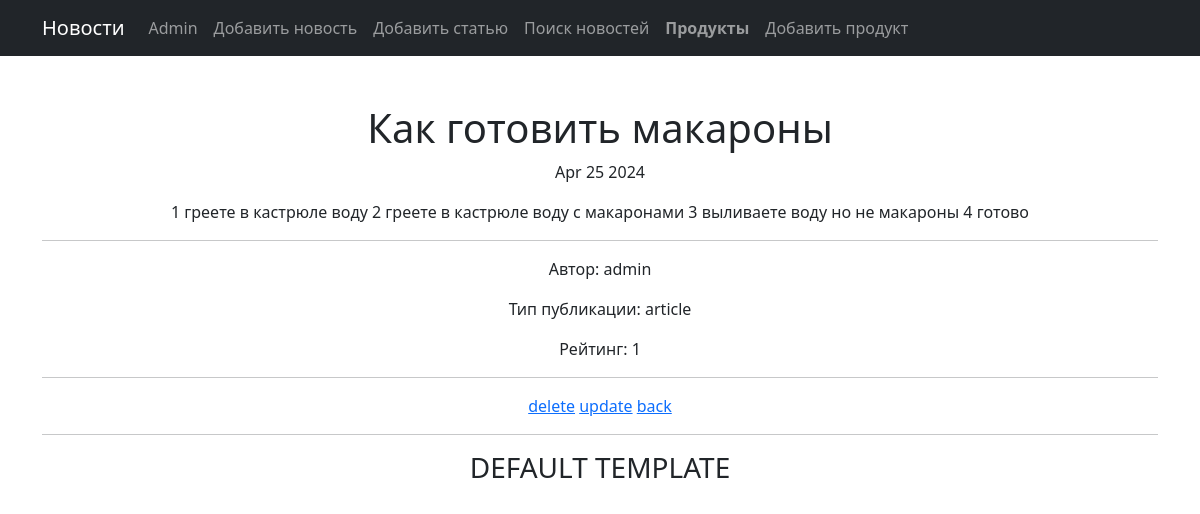
/2, run on the app's committed database.
### news/models.py (models this page shows, shortened)
class Post(models.Model):
    article = 'article'
    news = 'news'
    post_type = [
        (article, 'Статья'),
        (news, 'Новость'),
    ]
    author = models.ForeignKey(Author, on_delete=models.CASCADE)
    type = models.CharField(max_length=255, choices=post_type, default=article)
    date_add = models.DateTimeField(auto_now_add=True)
    category = models.ManyToManyField(Category, through='PostCategory')
    rating = models.IntegerField(default=0)
    title = models.CharField(max_length=255)
    text = models.TextField()

class Author(models.Model):
    user = models.OneToOneField(User, on_delete=models.CASCADE)
    rating = models.IntegerField(default=0)
    def __str__(self):
        return f'{self.user.username}'

### news/views.py (the view)
# urls.py: path('<int:pk>', NewsDetail.as_view()),
class NewsDetail(DetailView):
    model = Post
    template_name = 'post.html'
    context_object_name = 'post'

### news/templatetags/my_filters.py (called while the page is built)
@register.filter(name='censor')
def censor(value):
    if not isinstance(value, str):
        raise TypeError("Входной аргумент должен быть строкой")
    censored_words = ["попа", "жопа", "какашки"]
    regex_pattern = r"\b(" + "|".join(map(re.escape, censored_words)) + r")\b"
    censored_text = re.sub(regex_pattern, lambda match: match.group()[0] + '*' * (len(match.group()) - 1), value)
    return censored_text

### templates/post.html (shortened to what this page needs)
{% extends 'flatpages/default.html' %}
{% load my_filters %}
{% block content %}
<div>
    <h1>{{ post.title|censor }}</h1>
    <p>{{ post.date_add|date:'M d Y' }}</p>
    <p>{{ post.text|censor }}</p>
    <hr>
    <p>Автор: {{ post.author }}</p>
    <p>Тип публикации: {{ post.type }}</p>
    <p>Рейтинг: {{ post.rating }}</p>
</div>
<hr>
<tr>
   <td><a href="{{ post.id }}/delete">delete</a></td>
   <td><a href="{{ post.id }}/edit">update</a></td>
   <td><a href="/news/">back</a></td>
</tr>
{% endblock content %}

### data on the page
Post: title|censor "Как готовить макароны", date_add "Apr 25 2024", text|censor "1 греете в кастрюле воду 2 греете в кастрюле воду с макаронами 3 выливаете воду но не макароны 4 готово", author "admin", type "article", rating "1"
